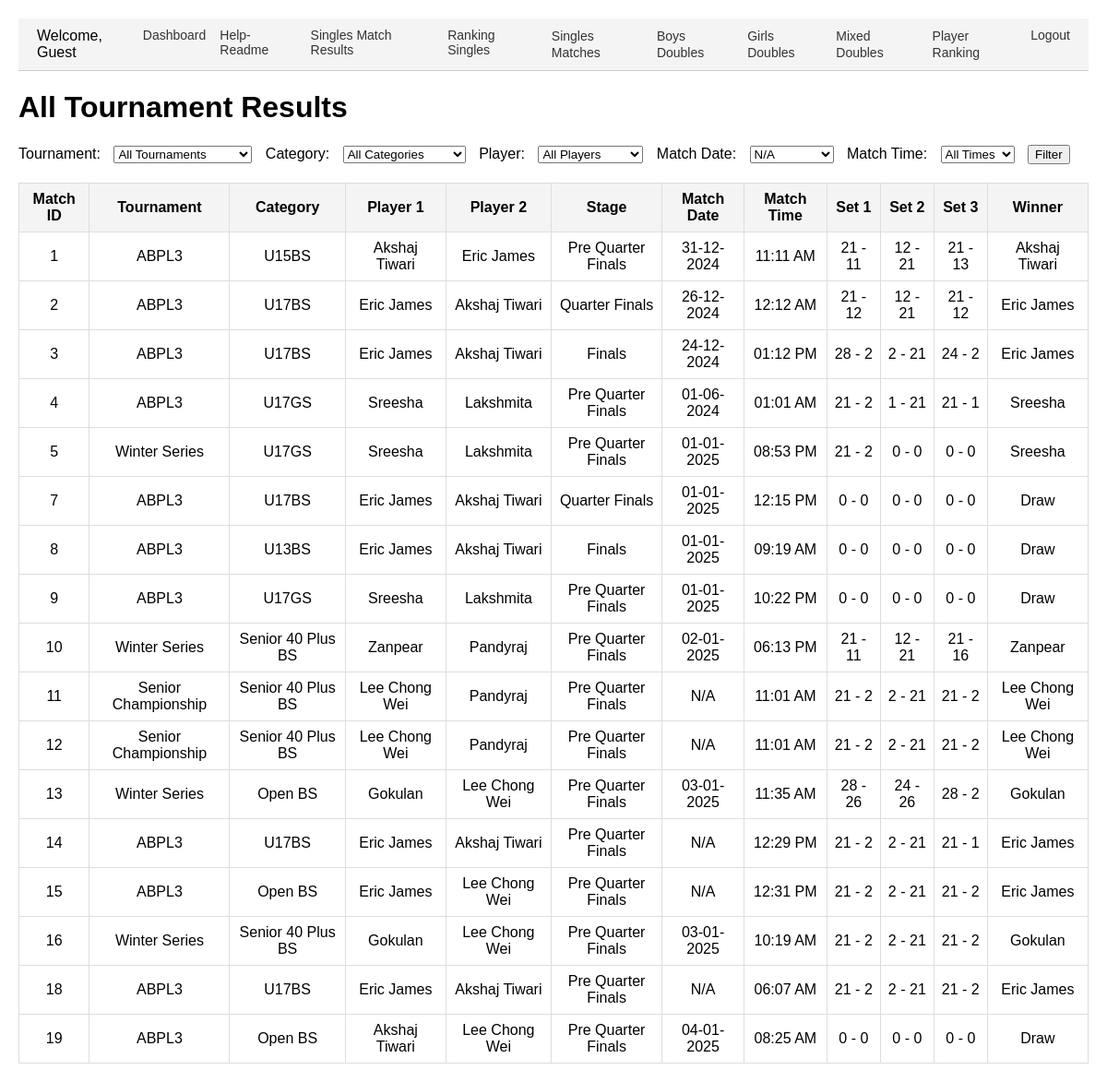
The app's page /results.php with its own data.
### tables this page shows
CREATE TABLE `matches` (
  `id` int(11) NOT NULL,
  `tournament_id` int(11) NOT NULL,
  `category_id` int(11) NOT NULL,
  `pool` enum('A','B') DEFAULT NULL,
  `player1_id` int(11) DEFAULT NULL,
  `player2_id` int(11) DEFAULT NULL,
  `pre_quarter` tinyint(1) DEFAULT 0,
  `quarter` tinyint(1) DEFAULT 0,
  `semi` tinyint(1) DEFAULT 0,
  `final` tinyint(1) DEFAULT 0,
  `set1_player1_points` int(11) DEFAULT 0,
  `set1_player2_points` int(11) DEFAULT 0,
  `set2_player1_points` int(11) DEFAULT 0,
  `set2_player2_points` int(11) DEFAULT 0,
  `set3_player1_points` int(11) DEFAULT 0,
  `set3_player2_points` int(11) DEFAULT 0,
  `created_by` int(11) DEFAULT NULL,
  `stage` varchar(22) NOT NULL,
  `match_date` date DEFAULT NULL,
  `match_time` varchar(255) NOT NULL,
  `date` date DEFAULT NULL,
  `team1_player1_id` int(11) NOT NULL DEFAULT 0,
  `team1_player2_id` int(11) NOT NULL DEFAULT 0,
  `team2_player1_id` int(11) DEFAULT 0,
  `team2_player2_id` int(11) DEFAULT 0,
  `set1_team1_points` int(11) NOT NULL DEFAULT 0,
  `set1_team2_points` int(11) DEFAULT 0,
  `set2_team1_points` int(11) DEFAULT 0,
  `set2_team2_points` int(11) DEFAULT 0,
  `set3_team1_points` int(11) DEFAULT 0,
  `set3_team2_points` int(11) DEFAULT 0,
  `player3_id` int(11) DEFAULT NULL,
  `player4_id` int(11) DEFAULT NULL
);

CREATE TABLE `tournaments` (
  `id` int(11) NOT NULL,
  `name` varchar(255) NOT NULL,
  `created_by` int(11) DEFAULT NULL,
  `year` int(11) NOT NULL DEFAULT year(curdate())
);

CREATE TABLE `categories` (
  `id` int(11) NOT NULL,
  `name` varchar(255) NOT NULL,
  `created_by` int(11) NOT NULL,
  `age_group` varchar(255) DEFAULT NULL,
  `sex` varchar(10) DEFAULT NULL,
  `type` enum('singles','doubles','mixed doubles') DEFAULT 'singles',
  `tournament_id` int(11) NOT NULL
);

CREATE TABLE `players` (
  `id` int(11) NOT NULL,
  `name` varchar(255) NOT NULL,
  `dob` date NOT NULL,
  `age` int(11) NOT NULL,
  `sex` enum('M','F') NOT NULL,
  `uid` varchar(100) NOT NULL,
  `created_by` int(11) DEFAULT NULL,
  `category_id` int(11) DEFAULT 1
);

### results.php (the view, shortened to what this page needs)
<?php
include 'header.php';
require_once 'conn.php';
$conn = new mysqli($servername, $username, $password, $dbname);
$match_date = $_GET['match_date'] ?? '';
$dates = $conn->query("SELECT DISTINCT match_date FROM matches ORDER BY match_date");
$query = "
    SELECT
        m.id AS match_id,
        t.name AS tournament_name,
        c.name AS category_name,
        p1.name AS player1_name,
        p2.name AS player2_name,
        m.stage,
        m.match_date,
        m.match_time,
        m.set1_player1_points,
        m.set1_player2_points,
        m.set2_player1_points,
        m.set2_player2_points,
        m.set3_player1_points,
        m.set3_player2_points
    FROM matches m
    INNER JOIN tournaments t ON m.tournament_id = t.id
    INNER JOIN categories c ON m.category_id = c.id
    INNER JOIN players p1 ON m.player1_id = p1.id
    INNER JOIN players p2 ON m.player2_id = p2.id
    WHERE 1=1
";
$query .= " ORDER BY m.id";
$result = $conn->query($query);
?>
<!DOCTYPE html>
<html lang="en">
<head>
</head>
<body>
    <h1>All Tournament Results</h1>
    <form method="get">
        <label for="tournament_id">Tournament:</label>
        <select name="tournament_id" id="tournament_id">
            <option value="">All Tournaments</option>
        </select>
        <label for="category_id">Category:</label>
        <select name="category_id" id="category_id">
            <option value="">All Categories</option>
        </select>
        <label for="player_id">Player:</label>
        <select name="player_id" id="player_id">
            <option value="">All Players</option>
        </select>
        <label for="match_date">Match Date:</label>
        <select name="match_date" id="match_date">
            <?php while ($row = $dates->fetch_assoc()): ?>
                <option value="<?= $row['match_date'] ?>" <?= $match_date == $row['match_date'] ? 'selected' : '' ?>>
                    <?= $row['match_date'] ? date("d-m-Y", strtotime($row['match_date'])) : 'N/A' ?>
                </option>
            <?php endwhile; ?>
        </select>
        <label for="datetime">Match Time:</label>
        <select name="datetime" id="datetime">
            <option value="">All Times</option>
        </select>
        <button type="submit">Filter</button>
    </form>
    <?php if ($result->num_rows > 0): ?>
        <table>
            <tr>
                <th>Match ID</th>
                <th>Tournament</th>
                <th>Category</th>
                <th>Player 1</th>
                <th>Player 2</th>
                <th>Stage</th>
                <th>Match Date</th>
                <th>Match Time</th>
                <th>Set 1</th>
                <th>Set 2</th>
                <th>Set 3</th>
                <th>Winner</th>
            </tr>
            <?php while ($row = $result->fetch_assoc()):
                $p1_total = $row['set1_player1_points'] + $row['set2_player1_points'] + $row['set3_player1_points'];
                $p2_total = $row['set1_player2_points'] + $row['set2_player2_points'] + $row['set3_player2_points'];
                $winner = $p1_total > $p2_total ? $row['player1_name'] : ($p1_total < $p2_total ? $row['player2_name'] : 'Draw');
            ?>
                <tr>
                    <td><?= $row['match_id'] ?></td>
                    <td><?= $row['tournament_name'] ?></td>
                    <td><?= $row['category_name'] ?></td>
                    <td><?= $row['player1_name'] ?></td>
                    <td><?= $row['player2_name'] ?></td>
                    <td><?= $row['stage'] ?></td>
                    <td><?= $row['match_date'] ? date("d-m-Y", strtotime($row['match_date'])) : 'N/A' ?></td>
                    <td><?= $row['match_time'] ? date("h:i A", strtotime($row['match_time'])) : 'N/A' ?></td>
                    <td><?= $row['set1_player1_points'] ?> - <?= $row['set1_player2_points'] ?></td>
                    <td><?= $row['set2_player1_points'] ?> - <?= $row['set2_player2_points'] ?></td>
                    <td><?= $row['set3_player1_points'] ?> - <?= $row['set3_player2_points'] ?></td>
                    <td><?= $winner ?></td>
                </tr>
            <?php endwhile; ?>
        </table>
    <?php else: ?>
        <p>No matches found for the selected filters.</p>
    <?php endif; ?>
</body>
</html>

### results.php (style rules this page uses)
body { font-family: Arial, sans-serif; margin: 20px; }
table { width: 100%; border-collapse: collapse; margin: 20px 0; }
th, td { border: 1px solid #ddd; padding: 8px; text-align: center; }
th { background-color: #f4f4f4; }
form { margin-bottom: 20px; }
label, select, button { margin-right: 10px; }

### records on screen
matches: id "1", tournament.name "ABPL3", category.name "U15BS", player1.name "Akshaj Tiwari", player2.name "Eric James", stage "Pre Quarter Finals", match_date "31-12-2024", match_time "11:11 AM", set1_player1_points "21", set1_player2_points "11", set2_player1_points "12", set2_player2_points "21", set3_player1_points "21", set3_player2_points "13"
matches: id "2", tournament.name "ABPL3", category.name "U17BS", player1.name "Eric James", player2.name "Akshaj Tiwari", stage "Quarter Finals", match_date "26-12-2024", match_time "12:12 AM", set1_player1_points "21", set1_player2_points "12", set2_player1_points "12", set2_player2_points "21", set3_player1_points "21", set3_player2_points "12"
matches: id "3", tournament.name "ABPL3", category.name "U17BS", player1.name "Eric James", player2.name "Akshaj Tiwari", stage "Finals", match_date "24-12-2024", match_time "01:12 PM", set1_player1_points "28", set1_player2_points "2", set2_player1_points "2", set2_player2_points "21", set3_player1_points "24", set3_player2_points "2"
matches: id "4", tournament.name "ABPL3", category.name "U17GS", player1.name "Sreesha", player2.name "Lakshmita", stage "Pre Quarter Finals", match_date "01-06-2024", match_time "01:01 AM", set1_player1_points "21", set1_player2_points "2", set2_player1_points "1", set2_player2_points "21", set3_player1_points "21", set3_player2_points "1"
matches: id "5", tournament.name "Winter Series", category.name "U17GS", player1.name "Sreesha", player2.name "Lakshmita", stage "Pre Quarter Finals", match_date "01-01-2025", match_time "08:53 PM", set1_player1_points "21", set1_player2_points "2", set2_player1_points "0", set2_player2_points "0", set3_player1_points "0", set3_player2_points "0"
matches: id "7", tournament.name "ABPL3", category.name "U17BS", player1.name "Eric James", player2.name "Akshaj Tiwari", stage "Quarter Finals", match_date "01-01-2025", match_time "12:15 PM", set1_player1_points "0", set1_player2_points "0", set2_player1_points "0", set2_player2_points "0", set3_player1_points "0", set3_player2_points "0", winner "Draw"
matches: id "8", tournament.name "ABPL3", category.name "U13BS", player1.name "Eric James", player2.name "Akshaj Tiwari", stage "Finals", match_date "01-01-2025", match_time "09:19 AM", set1_player1_points "0", set1_player2_points "0", set2_player1_points "0", set2_player2_points "0", set3_player1_points "0", set3_player2_points "0", winner "Draw"
matches: id "9", tournament.name "ABPL3", category.name "U17GS", player1.name "Sreesha", player2.name "Lakshmita", stage "Pre Quarter Finals", match_date "01-01-2025", match_time "10:22 PM", set1_player1_points "0", set1_player2_points "0", set2_player1_points "0", set2_player2_points "0", set3_player1_points "0", set3_player2_points "0", winner "Draw"
matches: id "10", tournament.name "Winter Series", category.name "Senior 40 Plus BS", player1.name "Zanpear", player2.name "Pandyraj", stage "Pre Quarter Finals", match_date "02-01-2025", match_time "06:13 PM", set1_player1_points "21", set1_player2_points "11", set2_player1_points "12", set2_player2_points "21", set3_player1_points "21", set3_player2_points "16"
matches: id "11", tournament.name "Senior Championship", category.name "Senior 40 Plus BS", player1.name "Lee Chong Wei", player2.name "Pandyraj", stage "Pre Quarter Finals", shows "N/A", match_time "11:01 AM", set1_player1_points "21", set1_player2_points "2", set2_player1_points "2", set2_player2_points "21", set3_player1_points "21", set3_player2_points "2"
matches: id "12", tournament.name "Senior Championship", category.name "Senior 40 Plus BS", player1.name "Lee Chong Wei", player2.name "Pandyraj", stage "Pre Quarter Finals", shows "N/A", match_time "11:01 AM", set1_player1_points "21", set1_player2_points "2", set2_player1_points "2", set2_player2_points "21", set3_player1_points "21", set3_player2_points "2"
matches: id "13", tournament.name "Winter Series", category.name "Open BS", player1.name "Gokulan", player2.name "Lee Chong Wei", stage "Pre Quarter Finals", match_date "03-01-2025", match_time "11:35 AM", set1_player1_points "28", set1_player2_points "26", set2_player1_points "24", set2_player2_points "26", set3_player1_points "28", set3_player2_points "2"
matches: id "14", tournament.name "ABPL3", category.name "U17BS", player1.name "Eric James", player2.name "Akshaj Tiwari", stage "Pre Quarter Finals", shows "N/A", match_time "12:29 PM", set1_player1_points "21", set1_player2_points "2", set2_player1_points "2", set2_player2_points "21", set3_player1_points "21", set3_player2_points "1"
matches: id "15", tournament.name "ABPL3", category.name "Open BS", player1.name "Eric James", player2.name "Lee Chong Wei", stage "Pre Quarter Finals", shows "N/A", match_time "12:31 PM", set1_player1_points "21", set1_player2_points "2", set2_player1_points "2", set2_player2_points "21", set3_player1_points "21", set3_player2_points "2"
matches: id "16", tournament.name "Winter Series", category.name "Senior 40 Plus BS", player1.name "Gokulan", player2.name "Lee Chong Wei", stage "Pre Quarter Finals", match_date "03-01-2025", match_time "10:19 AM", set1_player1_points "21", set1_player2_points "2", set2_player1_points "2", set2_player2_points "21", set3_player1_points "21", set3_player2_points "2"
matches: id "18", tournament.name "ABPL3", category.name "U17BS", player1.name "Eric James", player2.name "Akshaj Tiwari", stage "Pre Quarter Finals", shows "N/A", match_time "06:07 AM", set1_player1_points "21", set1_player2_points "2", set2_player1_points "2", set2_player2_points "21", set3_player1_points "21", set3_player2_points "2"
matches: id "19", tournament.name "ABPL3", category.name "Open BS", player1.name "Akshaj Tiwari", player2.name "Lee Chong Wei", stage "Pre Quarter Finals", match_date "04-01-2025", match_time "08:25 AM", set1_player1_points "0", set1_player2_points "0", set2_player1_points "0", set2_player2_points "0", set3_player1_points "0", set3_player2_points "0", winner "Draw"

### other values on screen
$logged_in_user "Guest"
